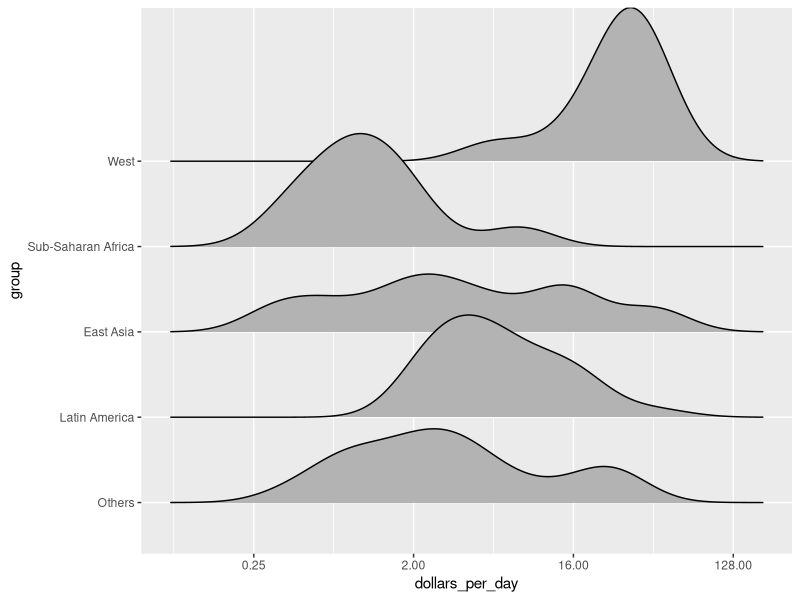
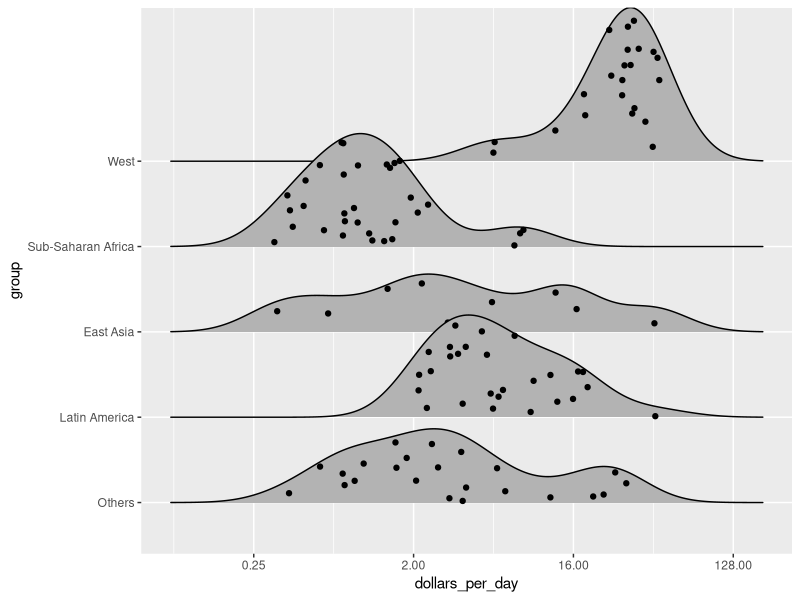
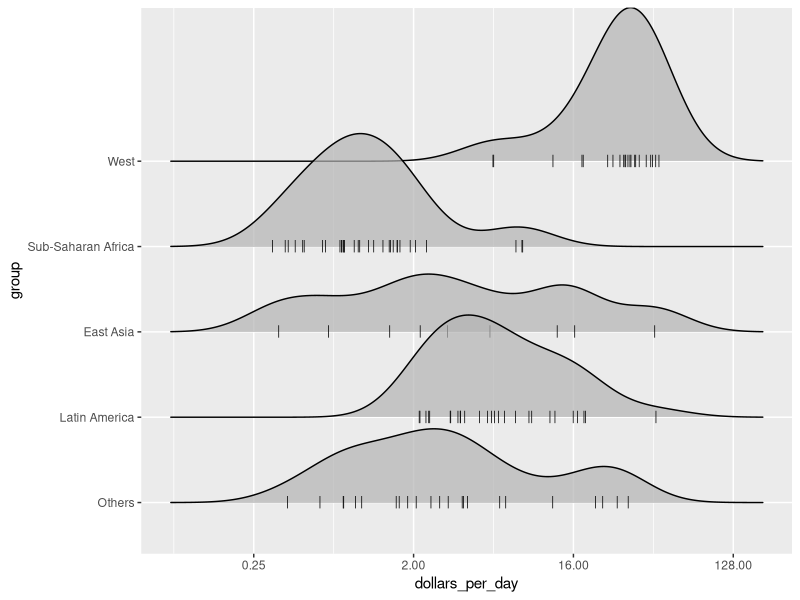
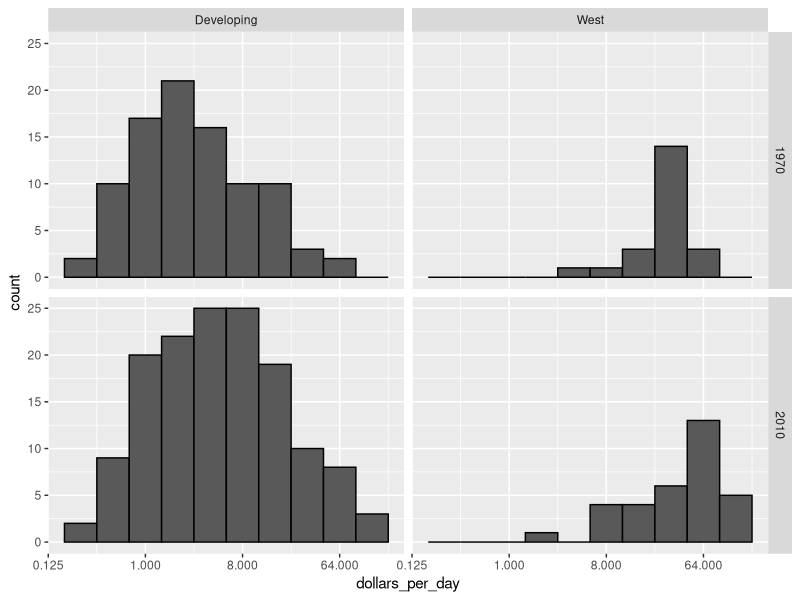
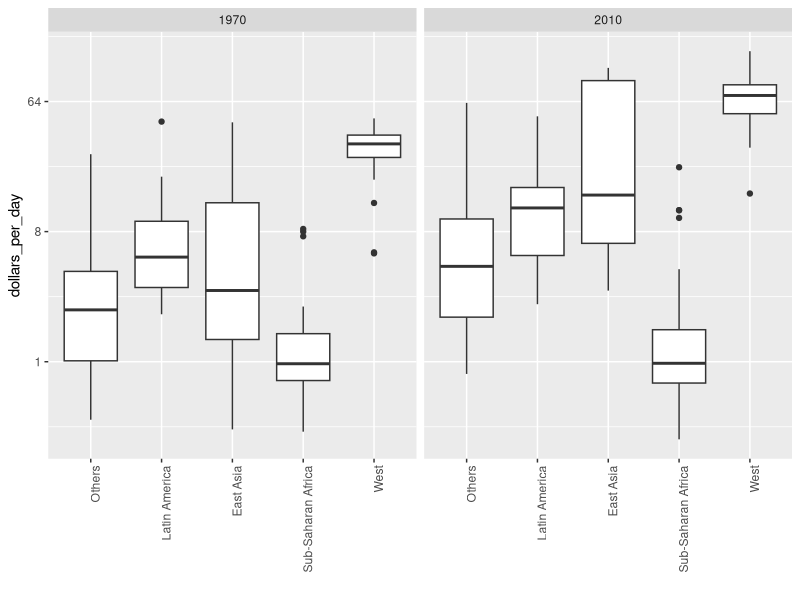
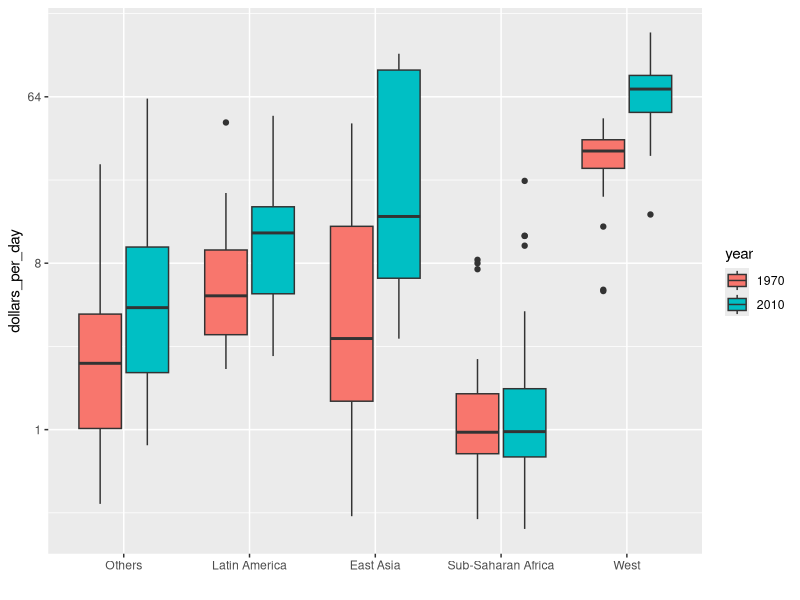
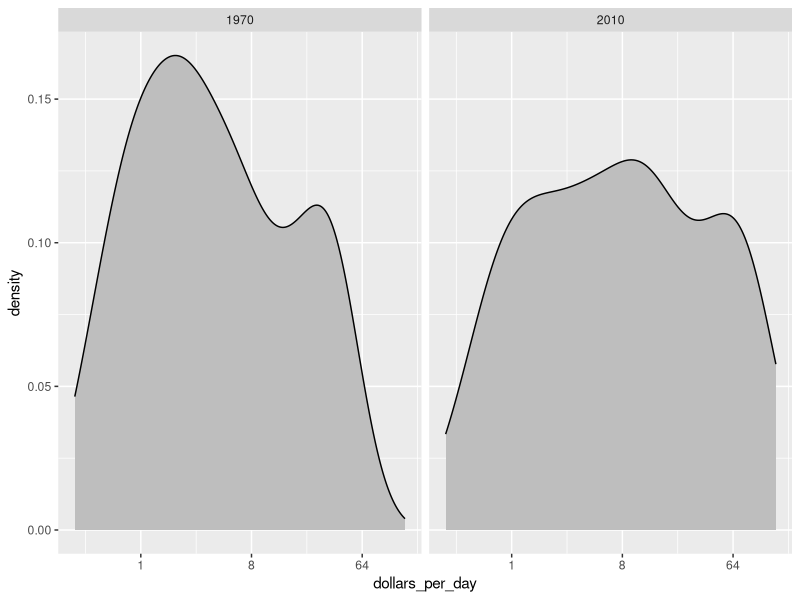
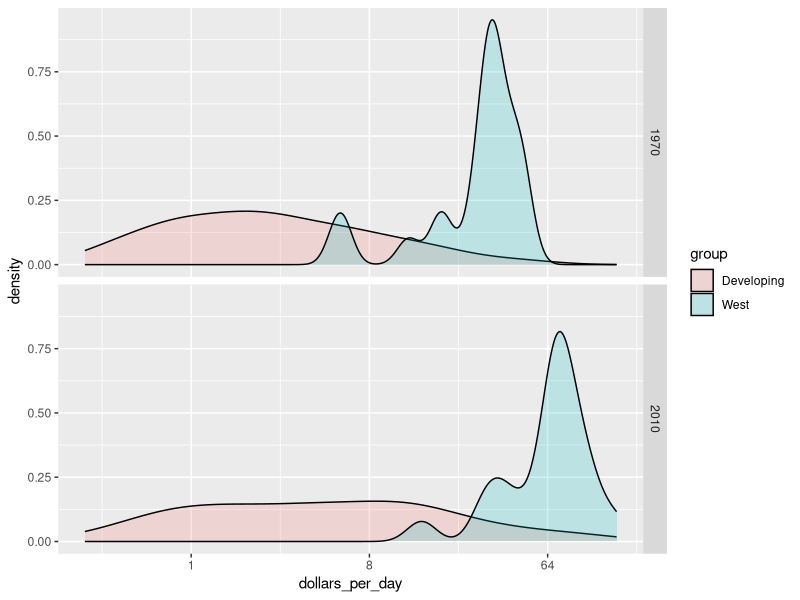

Reproduce these figures in R, in order.
library(ggridges)
library(tidyverse)
library(dslabs)
data(gapminder)
gapminder<-gapminder%>%mutate(dollars_per_day=gdp/population/365)
gapminder<-gapminder%>%mutate(group = case_when(
  region %in% c("Western Europe", "Northern Europe","Southern Europe",
                "Northern America", "Australia and New Zealand") ~ "West",
  region %in% c("Eastern Asia", "South-Eastern Asia") ~ "East Asia",
  region %in% c("Caribbean", "Central America", "South America") ~ "Latin America",
  continent == "Africa" & region != "Northern Africa" ~ "Sub-Saharan Africa",
  TRUE ~ "Others"))


gapminder <- gapminder %>%
  mutate(group = factor(group,
                        levels = c("Others", "Latin America", "East Asia", "Sub-Saharan Africa", "West")))
p<-gapminder%>%filter(year==1970&!is.na(dollars_per_day))%>%ggplot(aes(dollars_per_day,group))+scale_x_continuous(trans = "log2")

p+geom_density_ridges()
p+geom_density_ridges(jittered_points=TRUE)
p+geom_density_ridges(jittered_points=TRUE,position = position_points_jitter(width = 0.05,height = 0),point_shape='|',point_size=3,point_alpha=1,alpha=0.7)
past_year <- 1970
present_year<-2010
wes <- gapminder%>%filter(year %in% c(past_year,present_year)&!is.na(dollars_per_day))%>%mutate(west=ifelse(group=="West","West","Developing"))%>%
  ggplot(aes(dollars_per_day))+geom_histogram(binwidth = 1,color="black")+scale_x_continuous(trans="log2")+facet_grid(year~west)
wes


country_list1<-gapminder%>%filter(year==1970 & !is.na(dollars_per_day))%>%pull(country)
country_list2<-gapminder%>%filter(year==2010 & !is.na(dollars_per_day))%>%pull(country)
country_list<-intersect(country_list1,country_list2)
gapminder%>%filter(year%in%c(1970,2010)&country%in%country_list)%>%ggplot(aes(group,dollars_per_day))+geom_boxplot()+theme(axis.text.x=element_text(angle=90,hjust = 1))+scale_y_continuous(trans="log2")+xlab(" ")+facet_grid(.~year)
#to print boxplots side to side we use 
gapminder%>%filter(year%in%c(1970,2010)&country%in%country_list)%>%mutate(year=factor(year))%>%
  ggplot(aes(group,dollars_per_day,fill=year))+geom_boxplot()+
  scale_y_continuous(trans="log2")+
  xlab("")

gapminder%>%filter(year%in%c(1970,2010)&country%in%country_list)%>%ggplot(aes(dollars_per_day))+
  geom_density(fill="grey")+
  scale_x_continuous(trans="log2")+
  facet_grid(.~year)
gapminder%>%filter(year%in%c(1970,2010)&country%in%country_list)%>%mutate(group=ifelse(group=="West","West","Developing"))%>%
  ggplot(aes(dollars_per_day,fill=group))+scale_x_continuous(trans="log2")+geom_density(alpha=0.2)+facet_grid(year~.)

piss<-gapminder%>%filter(year%in%c(1970,2010)&country%in%country_list)%>%mutate(group=ifelse(group=="West","West","Developing"))%>%ggplot(aes(dollars_per_day,y=..count..,fill=group))+
  scale_x_continuous(trans="log2",limit=c(0.125,300))
piss+geom_density(alpha=0.2,bw=0.75)+facet_grid(year~.)
gapminder%>%filter(year%in%c(1970,2010)&!is.na(dollars_per_day))%>%ggplot(aes(dollars_per_day,group))+scale_x_continuous(trans="log2")+
  geom_density_ridges(adjust=1.5)+facet_grid(.~year)

gapminder%>%filter(year%in%c(1970,2010)&country%in%country_list)%>%group_by(year)%>%mutate(weight=population/sum(population)*2)%>%ungroup()%>%
  ggplot(aes(dollars_per_day,fill=group))+scale_x_continuous(trans="log2",limits = c(0.125,300))+
  geom_density(alpha=0.2,bw=0.75,position = "stack")+facet_grid(year~.)
